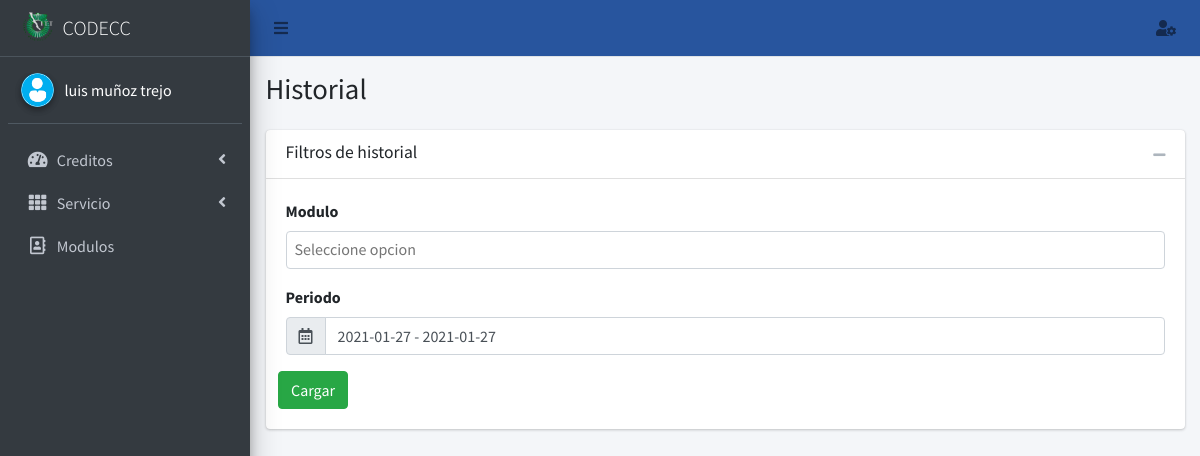
Page /historial/ (signed in) on the committed database.
### core/models.py (models this page shows, shortened)
class Perfil(models.Model):
    user=models.OneToOneField(User,null=True,on_delete=models.SET_NULL)
    nombre=models.CharField(max_length=56, blank=False, null=False)
    apellido_paterno=models.CharField(max_length=56, blank=False, null=False)
    apellido_materno=models.CharField(max_length=56, blank=False, null=False)
    modulo=models.ManyToManyField(Modulo, blank=True)
    email_institucional=models.CharField(max_length=126, blank=False, null=False, validators=[RegexValidator(regex=r'(^[a-zA-Z0-9_.+-]+@tectijuana.edu.mx+$)|(^[a-zA-Z0-9_.+-]+@tectijuana.tecnm.mx+$)',message="El formato del correo debe ser @tectijuana.edu.mx")])
    foto=models.ImageField(upload_to=rename_folder_photo, max_length=126, blank=True, null=True)
    estado=models.BooleanField(default=False)
    created_at = models.DateTimeField("Creado ", auto_now_add=True)
    updated_at = models.DateTimeField("Actualizado ", auto_now=True)
    class Meta:
        verbose_name="Perfil"
        verbose_name_plural="Perfiles"

### core/views.py (the view)
# urls.py: path('historial/',views.historial,name='historial'),
@login_required(login_url='login_docente')
def historial(request):
    option=Modulo.objects.all()
    contexto={
        'option':option,
        'usuario': Perfil.objects.get(user=request.user.id),
        'title':'Historial',
        'titulo': "Historial",
    }
    return render(request,'docente/historial.html',contexto)

### core/models.py (called while the page is built)
    def __str__(self):
        return str(self.tipo)

### core/templatetags/templates.py (called while the page is built)
@register.filter(name='has_group')
def has_group(user, group_name):
       groups = user.groups.all().values_list('name', flat=True)
       return True if group_name in groups else False

@register.simple_tag
def loadsession(user):
       bandera=False
       data=Perfil.objects.get(user=user)
       if data.estado:
              bandera=True
       return bandera

### templates/docente/historial.html (shortened to what this page needs)
{%extends 'docente/inicio.html' %}
{% load staticfiles %}
{%load templates%}
{%block content%}
        <div class="col-lg-12">
          {% if request.user.is_superuser %}
         <div class="card card-default">
            <div class="card-header">
              <h3 class="card-title">Filtros de historial</h3>
              <div class="card-tools">
                <button type="button" class="btn btn-tool" data-card-widget="collapse">
                  <i class="fas fa-minus"></i>
                </button>
              </div>
            </div>
            <div class="card-body">
              <div class="row">
                <div class="col-lg-12">
                  <div class="form-group">
                    <label>Modulo</label>
                  </div>
                  <div class="form-group">
                    <label>Periodo</label>
                    <div class="input-group">
                      <div class="input-group-prepend">
                        <span class="input-group-text">
                          <i class="far fa-calendar-alt"></i>
                        </span>
                      </div>
                      <input type="text" class="form-control float-right" id="reservation">
                    </div>
                  </div>
                </div>
                <input id="cargar" type="button" class="btn btn-success" value="Cargar">
              </div>
            </div>
          </div>
          {%else%}
            <p>No tienes permisos para poder realizar esta accion</p>
          {%endif%}
        </div>
{%endblock content%}
{%block css%}
<link rel="stylesheet" href="/static/css/select2.min.css">
<link rel="stylesheet" href="/static/css/select2-bootstrap4.min.css">
<link rel="stylesheet" href="/static/css/daterangepicker.css">
{%endblock css%}

### templates/docente/aside.html (shortened to what this page needs)
{%load templates%}
 <aside class="main-sidebar sidebar-dark-primary elevation-4">
    <a href="" class="brand-link">
      <img src="/static/img/logo_TECT.png" alt="Logo TecNM" class="brand-image" style="opacity: .8">
      <span class="brand-text font-weight-light">CODECC</span>
    </a>
    <div class="sidebar">
      <div class="user-panel mt-3 pb-3 mb-3 d-flex">
        <div class="image">
          {%if usuario.foto%}
          <img src="{{usuario.foto.url}}" class="img-circle elevation-2" alt="User Image">
          {%else%}
          <img src="/static/img/usernone.png" class="img-circle elevation-2" alt="User Image">
          {%endif%}
        </div>
        <div class="info">
          <span style="color: white;">{{usuario.nombre}} {{usuario.apellido_paterno}} {{usuario.apellido_materno}}</span>
        </div>
      </div>
      <nav class="mt-2">
        <ul class="nav nav-pills nav-sidebar flex-column" data-widget="treeview" role="menu" data-accordion="false">
          {% if request.user|has_group:"Docente" or request.user.is_superuser %}
          <li class="nav-item">
            <a href="#" class="nav-link">
              <i class="nav-icon fas fa-tachometer-alt"></i>
              <p>
                Creditos
                <i class="right fas fa-angle-left"></i>
              </p>
            </a>
          </li>
          {%endif%}
          {% if request.user|has_group:"Servicio" or request.user.is_superuser %}
          <li class="nav-item">
            <a href="#" class="nav-link">
              <i class="nav-icon fas fa-th"></i>
              <p>
                Servicio
                <i class="right fas fa-angle-left"></i>
              </p>
            </a>
          </li>
          {%endif%}
          {% if request.user.is_superuser %}
          <li class="nav-item">
            <a href="{%url 'modulo'%}" class="nav-link">
              <i class="nav-icon far fa-address-book"></i>
              <p>
                Modulos
              </p>
            </a>
          </li>
          {%endif%}
        </ul>
      </nav>
    </div>
  </aside>

### rows in the picture
Perfil: nombre "luis", apellido_paterno "muñoz", apellido_materno "trejo"

### other values in the picture
{{ titulo }} "Historial"
